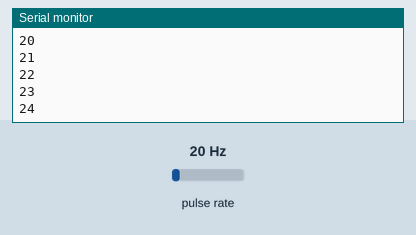
Recording of a sketch running on a simulated Arduino Uno, built with avr-gcc and run on an emulated ATmega328P. Parts: the last lines printed to the serial monitor. Wiring (inferred from the names in the program): pulse sensor: data pin 2. Inputs (shaded band) come from the test bench; at power-on: pulse rate 20 Hz.

Above: at 1.2 s.
1.3 s: pulse rate (sensor on pin 2) set to 50 Hz
At 1.8 s:
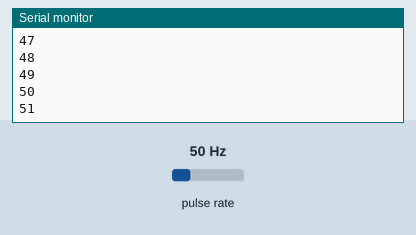
2.8 s: pulse rate (sensor on pin 2) set to 100 Hz
At 3.8 s:
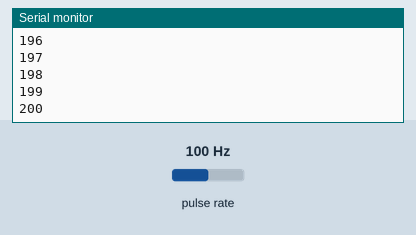
Timing chart, 0 to 5.8 s (numbered marks = the images above; inputs shaded):
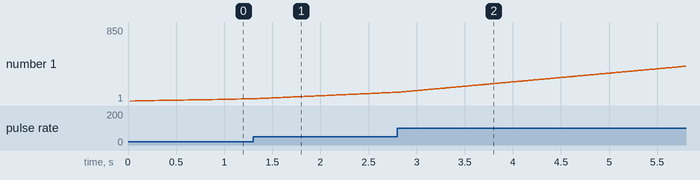

Measured:
- plotted number 1: 26 → 101 after the input at 1.3 s

The sketch:

anemometre.ino
```cpp
const byte pinAnemo = 2;
int compteur =0;

void anemoInterrupt(){
  compteur++;
  Serial.println(compteur);
}

void setup() {
  // put your setup code here, to run once:
  Serial.begin(9600);
  pinMode(pinAnemo,INPUT);
  attachInterrupt(digitalPinToInterrupt(pinAnemo), anemoInterrupt,FALLING);
}

void loop() {
  // put your main code here, to run repeatedly:
  //Serial.println(digitalRead(pinAnemo));
}
```
